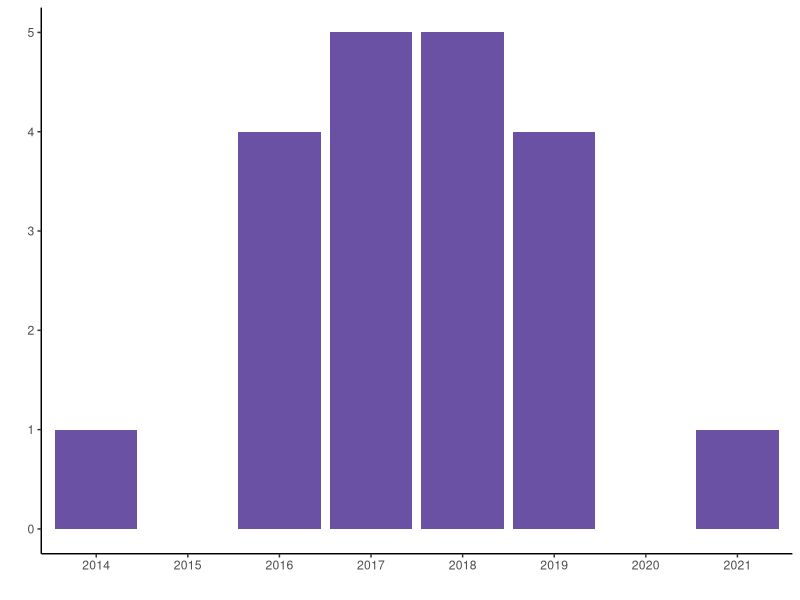

Generate this figure with R: (Note: this script raises an error after producing the figure.)
library(tidyverse)

#### Pubs per year ####

data.frame(
  year = as.character(2014:2021),
  total = c(1,0,4,5,5,4,0,1)
) %>% 

  ggplot(aes(y=total,x=year)) +
  geom_col(fill="#6a51a3") +
  theme_classic() +
  labs(x="",y="") +
  ggsave("images/pubs.png", width=8, height=1.7)
  
